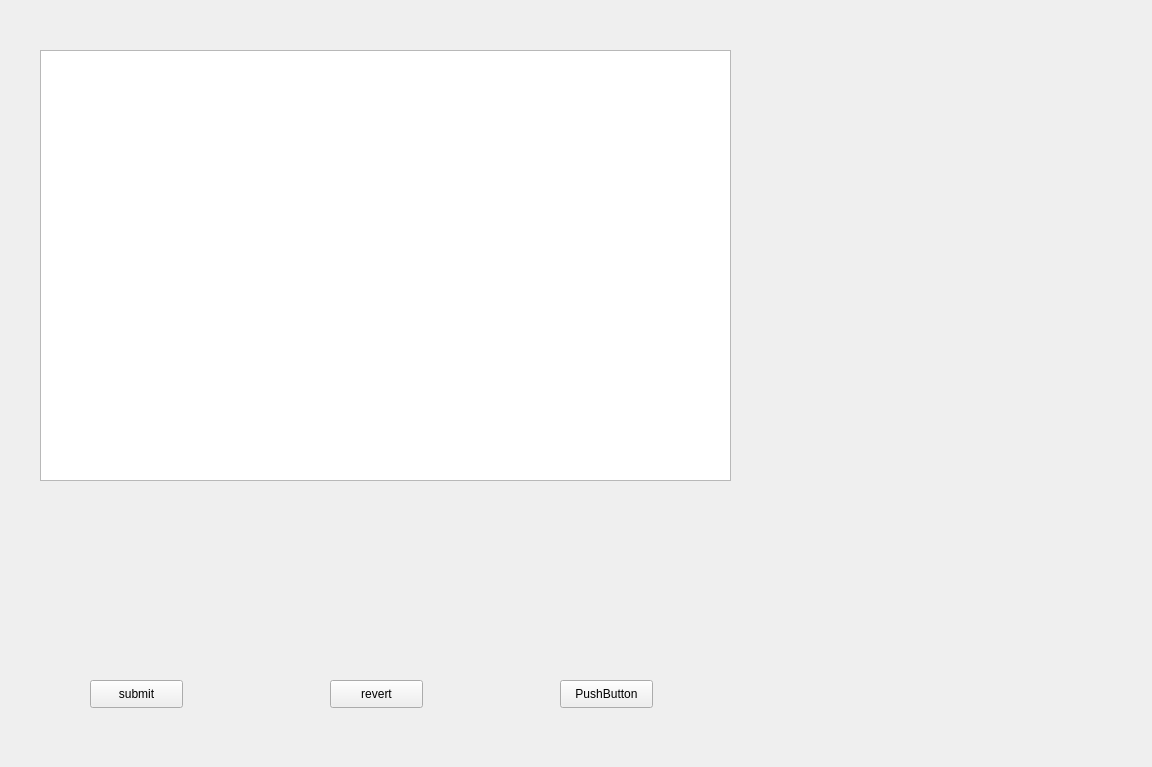
<?xml version="1.0" encoding="UTF-8"?>
<ui version="4.0">
 <class>TextFinder</class>
 <widget class="QWidget" name="TextFinder">
  <property name="geometry">
   <rect>
    <x>0</x>
    <y>0</y>
    <width>1152</width>
    <height>767</height>
   </rect>
  </property>
  <property name="windowTitle">
   <string>TextFinder</string>
  </property>
  <widget class="QTableView" name="tableView">
   <property name="geometry">
    <rect>
     <x>40</x>
     <y>50</y>
     <width>691</width>
     <height>431</height>
    </rect>
   </property>
  </widget>
  <widget class="QPushButton" name="pushButton">
   <property name="geometry">
    <rect>
     <x>90</x>
     <y>680</y>
     <width>93</width>
     <height>28</height>
    </rect>
   </property>
   <property name="text">
    <string>submit</string>
   </property>
  </widget>
  <widget class="QPushButton" name="pushButton_2">
   <property name="geometry">
    <rect>
     <x>330</x>
     <y>680</y>
     <width>93</width>
     <height>28</height>
    </rect>
   </property>
   <property name="text">
    <string>revert</string>
   </property>
  </widget>
  <widget class="QPushButton" name="pushButton_3">
   <property name="geometry">
    <rect>
     <x>560</x>
     <y>680</y>
     <width>93</width>
     <height>28</height>
    </rect>
   </property>
   <property name="text">
    <string>PushButton</string>
   </property>
  </widget>
 </widget>
 <resources/>
 <connections/>
</ui>
